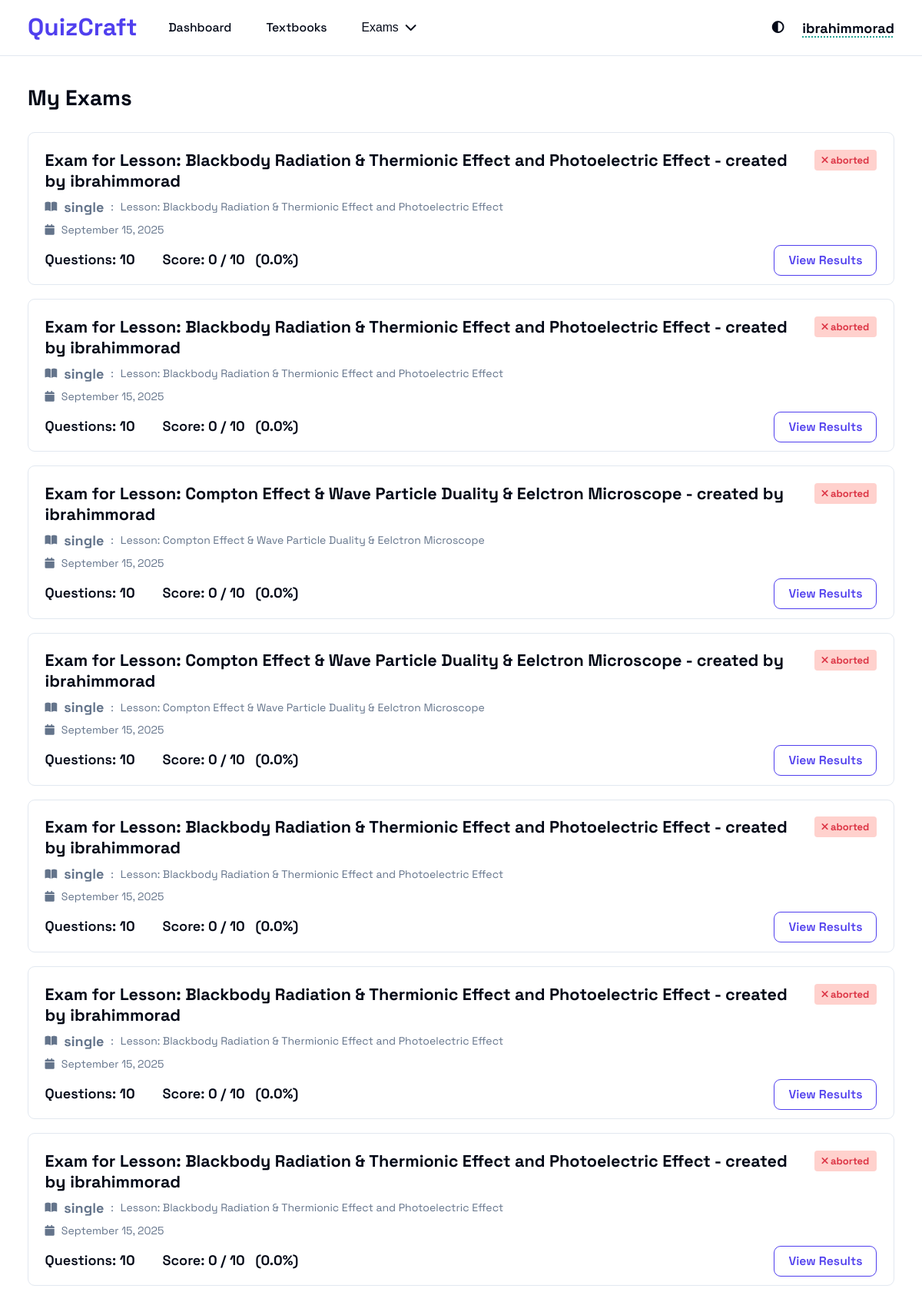
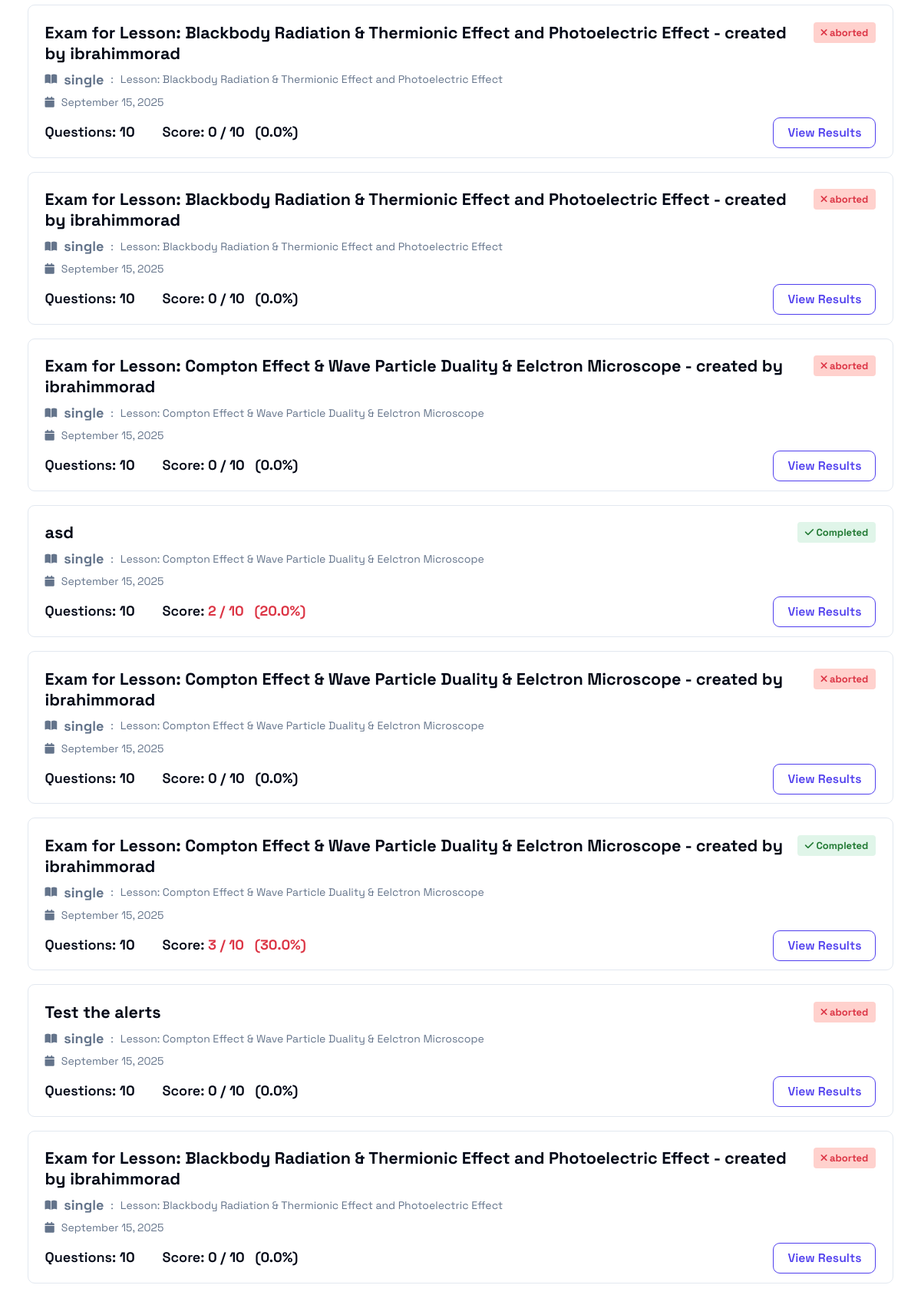
The app's page /exam/ (signed in, upper part) with its own data (2 pictures, top to bottom).
### exam/models.py (models this page shows, shortened)
class Submission(models.Model):
    created_at = models.DateTimeField(auto_now_add=True)
    updated_at = models.DateTimeField(auto_now=True)
    exam = models.ForeignKey(
        Exam, on_delete=models.CASCADE, related_name="submissions", null=True
    )
    user = models.ForeignKey(
        User, on_delete=models.CASCADE, related_name="submissions", null=True
    )
    score = models.PositiveSmallIntegerField(default=0)
    percentage = models.FloatField(default=0.0)
    is_published = models.BooleanField(default=False)
    class Status(models.TextChoices):
        EXITED_UNEXPECTEDLY = "exited_unexpectedly", "Exited Unexpectedly"
        COMPLETED = "completed", "Completed"
    status = models.CharField(
        max_length=20, choices=Status.choices, default=Status.EXITED_UNEXPECTEDLY
    )
    class Meta:
        ordering = ["-updated_at"]

class Exam(models.Model):
    class ScopeChoice(models.TextChoices):
        LESSON = "Lesson", "Lesson"
        CHAPTER = "Chapter", "Chapter"
        UNIT = "Unit", "Unit"
        TEXTBOOK = "Textbook", "Textbook"
    title = models.CharField(max_length=256)
    created_at = models.DateTimeField(auto_now_add=True)
    updated_at = models.DateTimeField(auto_now=True)
    created_by = models.ForeignKey(
        User, on_delete=models.CASCADE, related_name="exams", related_query_name="exam"
    )
    scopes = models.ManyToManyField(
        Scope, related_name="exams", related_query_name="exam"
    )
    problems = models.ManyToManyField(
        Problem, through="ExamProblem", related_name="exams", related_query_name="exam"
    )
    is_published = models.BooleanField(default=False)
    class Meta:
        ordering = ["-created_at"]

### exam/views.py (the view)
# urls.py: path("", exam_list, name="exam-list"),
@login_required()
@require_http_methods(["GET"])
def exam_list(request):
    solved = request.GET.get("solved", False)
    return render(
        request,
        "exam/exam_list.html",
        {"exams": get_exams(request=request, solved=solved)},
    )

### exam/templatetags/exam_filters.py (called while the page is built)
@register.filter
def get_score_color(score):
    if not score:
        return "score-gray"
    if score >= 90:
        return "score-green"
    elif score >= 80:
        return "score-blue"
    elif score >= 70:
        return "score-yellow"
    return "score-red"

### scope/models.py (called while the page is built)
    def __str__(self):
        return f"{self.type}: {self.title}"

    @property
    def type(self):
        return self.LevelChoices(self.level).label

### exam/templates/exam/exam_list.html (shortened to what this page needs)
{% extends "base.html" %}
{% load static %}
{% block css %}
<link rel="stylesheet" href="{% static 'css/header.css' %}">
<link rel="stylesheet" href="{% static 'css/exam_list.css' %}">
<link rel="stylesheet" href="https://cdnjs.cloudflare.com/ajax/libs/font-awesome/6.5.0/css/all.min.css">
{% endblock css %}
{% block content %}
{% include "components/header.html" %}
<main class="container">
  <div class="exam-header">
    <h1>My Exams</h1>
  </div>
  <div class="exam-grid">
    {% if exams %}
    {% for exam in exams %}
      {% include "components/exam_card.html" with exam=exam %}
    {% endfor %}
    {% else %}
    <div>
      <p class="empty">No exams found</p>
      <a href="{% url 'exam-custom' %}" class="btn-primary">Create Exam</a>
    </div>
    {% endif %}
  </div>
</main>
{% endblock %}

### templates/components/header.html (shortened to what this page needs)
{% load static %}
<header class="main-header">
  <div class="header-container">
    <div class="header-content">
      <div class="header-left-content">
        <a href="{% url 'dashboard' %}" class="logo">
          <span>QuizCraft</span>
        </a>
        <nav class="main-nav">
          <ul>
            <li>
              <a href="{% url 'dashboard' %}">Dashboard</a>
            </li>
            <li>
              <a href="{% url 'textbooks' %}">Textbooks</a>
            </li>
            <li>
              <button class="header-exam-button">
                <span>Exams</span>
                <i class="fa-solid fa-chevron-down"></i>
              </button>
            </li>
          </ul>
        </nav>
      </div>
      <div class="header-right-content">
        <span class="theme-toggle-button"></span>
        <div class="auth-container">
          {% if user.is_authenticated %}
          <strong class="user-name">{{ user.username }}</strong>
          {% else %}
          <a href="{% url 'login' %}">Login</a>
          <span>/</span>
          <a href="{% url 'register' %}">Register</a>
          {% endif %}
        </div>
      </div>
    </div>
  </div>
</header>

### templates/components/exam_card.html
{% load exam_filters %}
<div class="exam-card">
    <div class="exam-card-header">
      <div class="exam-status">
        {% if exam.submission %}
          {% if exam.submission.status == "completed" %}
            <p class="badge badge-complete"><i class="fa-solid fa-check"></i> Completed</p>
          {% else %}
            <p class="badge badge-incomplete"><i class="fa-solid fa-xmark"></i> aborted</p>
          {% endif %}
        {% else %}
          <p class="badge badge-pending"><i class="fa-solid fa-play"></i> Pending</p>
        {% endif %}
      </div>
      <div class="exam-card-main">
        <h2>{{ exam.title }}</h2>
        <div class="exam-meta">
          <div class="exam-scope">
            <i class="fa-solid fa-book-open"></i>
            <span class="exam-type">{{ exam.scope.type }}</span>: <span class="scope-list">{{ exam.scope.title }}</span>
          </div>
          <div class="exam-created">
            <i class="fa-solid fa-calendar"></i>
            {{ exam.created_at|date:"F j, Y" }}
          </div>
        </div>
      </div>
    </div>
    <div class="exam-card-body">
      <div class="exam-stats">
        <span>Questions: <strong>{{ exam.exam_length }}</strong></span>
        {% if exam.submission %}
        <span>Score: <strong class="{{ exam.submission.percentage|get_score_color }}">{{ exam.submission.score|floatformat:0 }} / {{ exam.exam_length }} &nbsp; ({{ exam.submission.percentage }}%)</strong></span>
        {% endif %}
      </div>
      <div class="exam-actions">
        {% if exam.submission %}
          <a href="{% url 'exam-result' exam.submission.id %}" class="btn btn-outline">View Results</a>
        {% else %}
          <a href="{% url 'exam-solve' exam.id %}" class="btn btn-primary">Solve Exam</a>
        {% endif %}
      </div>
    </div>
</div>

### static/css/base.css (style rules this page uses)
:root { --background: hsl(0, 0%, 100%); --foreground: hsl(222.2, 84%, 4.9%); --card: hsl(0, 0%, 100%); --card-foreground: hsl(222.2, 84%, 4.9%); --popover: hsl(0, 0%, 100%); --popover-foreground: hsl(222.2, 84%, 4.9%); --primary: hsl(246, 84%, 59%); --primary-foreground: hsl(210, 40%, 98%); --secondary: hsl(210, 40%, 96.1%); --secondary-foreground: hsl(222.2, 47.4%, 11.2%); --muted: hsl(210, 40%, 96.1%); --muted-foreground: hsl(215.4, 16.3%, 46.9%); --accent: hsl(173, 85%, 32%); --accent-foreground: hsl(210, 40%, 98%); --message-warning-fg: rgb(102, 60, 0); --message-warning-bg: rgb(255, 244, 229); --message-error-fg: rgb(152, 0, 0); --message-error-bg: rgb(255, 226, 183); --message-success-fg: rgb(1, 164, 1); --message-success-bg: rgb(226, 255, 226); --destructive: hsl(0, 84.2%, 60.2%); --destructive-foreground: hsl(210, 40%, 98%); --border: hsl(214.3, 31.8%, 91.4%); --input: hsl(214.3, 31.8%, 91.4%); --ring: hsl(222.2, 84%, 4.9%); --radius: 0.5rem; --sidebar-background: hsl(0, 0%, 98%); --sidebar-foreground: hsl(240, 5.3%, 26.1%); --sidebar-primary: hsl(240, 5.9%, 10%); --sidebar-primary-foreground: hsl(0, 0%, 98%); --sidebar-accent: hsl(240, 4.8%, 95.9%); --sidebar-accent-foreground: hsl(240, 5.9%, 10%); --sidebar-border: hsl(220, 13%, 91%); --sidebar-ring: hsl(217.2, 91.2%, 59.8%); }
* { box-sizing: border-box; margin: 0; padding: 0; }
html { font-family: 'spacegrotesk', sans-serif; font-weight: 400; font-size: 18px; }
body { min-height: 100vh; width: 100%; background-color: var(--background); color: var(--foreground); position: relative; display: flex; flex-direction: column; align-items: stretch; }
.container { max-width: 80rem; margin: 0 auto; padding: 2rem 1rem; width: 100%; }
@media (min-width: 640px) { .container { padding-left: 1.5rem; padding-right: 1.5rem; } }
@media (min-width: 1024px) { .container { padding-left: 2rem; padding-right: 2rem; } }

### static/css/header.css (style rules this page uses)
.main-header { background-color: var(--background); border-bottom: 1px solid var(--border); position: sticky; top: 0; z-index: 10; }
.header-container { max-width: 80rem; margin-left: auto; margin-right: auto; padding-left: 1rem; padding-right: 1rem; }
@media (min-width: 640px) { .header-container { padding-left: 1.5rem; padding-right: 1.5rem; } }
@media (min-width: 1024px) { .header-container { padding-left: 2rem; padding-right: 2rem; } }
.header-content { display: flex; justify-content: space-between; height: 4rem; }
.header-left-content { display: flex; align-items: center; }
.main-nav { display: none; }
@media (min-width: 1024px) { .main-nav { display: block; } }
.main-nav>ul { display: flex; align-items: center; gap: 1rem; margin-left: 1.5rem; list-style: none; }
.main-nav>ul>li { display: flex; align-items: center; gap: 0.5rem; cursor: pointer; position: relative; }
.auth-container { display: none; align-items: center; gap: 0.5rem; }
@media (min-width: 1024px) { .auth-container { display: flex; } }
.menu-button, .theme-toggle-button { display: flex; align-items: center; cursor: pointer; border-radius: var(--radius); }

### records on screen
Submission: shows "aborted", title "Exam for Lesson: Blackbody Radiation & Thermionic Effect and Photoelectric Effect - created by ibrahimmorad", scope.type "single", scope "Lesson: Blackbody Radiation & Thermionic Effect and Photoelectric Effect", created_at "September 15, 2025", exam_length "10", submission.score "0", submission.percentage "0.0", title "Exam for Lesson: Compton Effect & Wave Particle Duality & Eelctron Microscope - created by ibrahimmorad", scope "Lesson: Compton Effect & Wave Particle Duality & Eelctron Microscope", title "Test the alerts"
Exam: title "asd", created_at "September 15, 2025"
Submission: status "completed" (drawn), submission.percentage "20.0"
Exam: title "Exam for Lesson: Compton Effect & Wave Particle Duality & Eelctron Microscope - created by ibrahimmorad", created_at "September 15, 2025"
Submission: status "completed" (drawn), submission.percentage "30.0"

### other values on screen
{{ user.username }} "ibrahimmorad"
{{ exam.scope.type }} "single" "single"
{{ exam.scope.title }} "Lesson: Compton Effect & Wave Particle Duality & Eelctron Microscope" "Lesson: Compton Effect & Wave Particle Duality & Eelctron Microscope"
{{ exam.exam_length }} "10" "10"
{{ exam.submission.score|floatformat:0 }} "2" "3"
